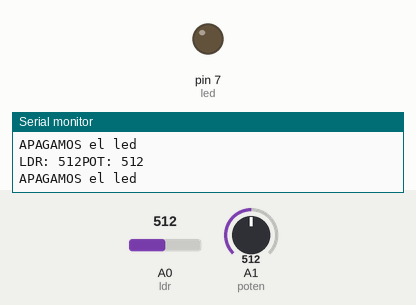
Recording of a sketch running on a simulated Arduino Uno, built with avr-gcc and run on an emulated ATmega328P. Shown: output pins drawn as LEDs (lit = HIGH), the last lines printed to the serial monitor. The test bench sets the inputs (shaded band); at power-on: A1 (poten) = 512, A0 (ldr) = 512.

Above: at 1.8 s.
1.9 s: A1 (poten) set to 530
At 2.4 s:
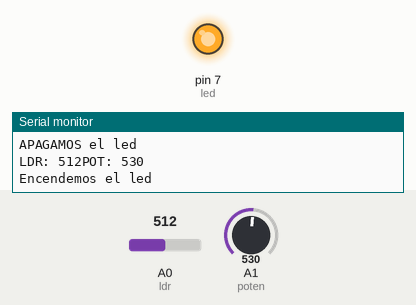
3.5 s: A1 (poten) set to 511
At 5.2 s:
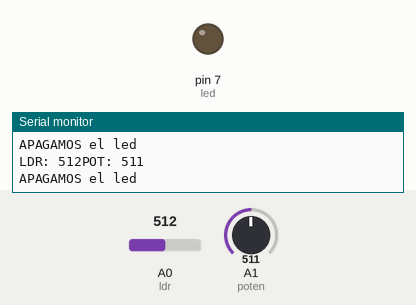
5.5 s: A1 (poten) set to 716
At 6.8 s:
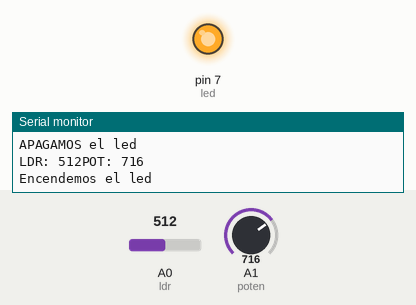
Timing chart, 0 to 8.5 s (numbered marks = the images above; inputs shaded):
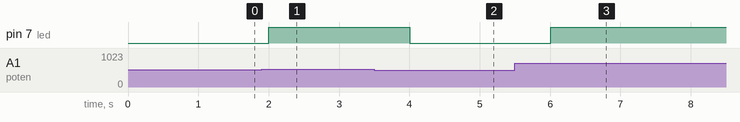

The sketch:

interuptor_crepuscular.ino
```cpp
#define ldr A0
#define poten A1
#define led 7
void setup() {
  // put your setup code here, to run once:
  Serial.begin(9600);
  pinMode(led,OUTPUT);
}

void loop() {
  // put your main code here, to run repeatedly:
  int valorldr=analogRead(ldr);//Valor de la fotoresistencia
  int valorpoten=analogRead(poten);//Valor del potenciometro
  Serial.print("LDR: ");
  Serial.print(valorldr);
  Serial.print("POT: ");
  Serial.println(valorpoten);
  if(valorldr<valorpoten){
    digitalWrite(led,HIGH);
    Serial.println("Encendemos el led");
  }else{
    digitalWrite(led,LOW);
    Serial.println("APAGAMOS el led");
  }
  delay(1000);
}
```

Measured:
- the behaviour switches between 512 and 513 on A1 (poten) (found by bisection; images 0 and 1)
- after the input at 1.9 s, pin 7 (led): LOW → HIGH after 0.10 s
- after the input at 3.5 s, pin 7 (led): HIGH → LOW after 0.50 s
- after the input at 5.5 s, pin 7 (led): LOW → HIGH after 0.51 s
